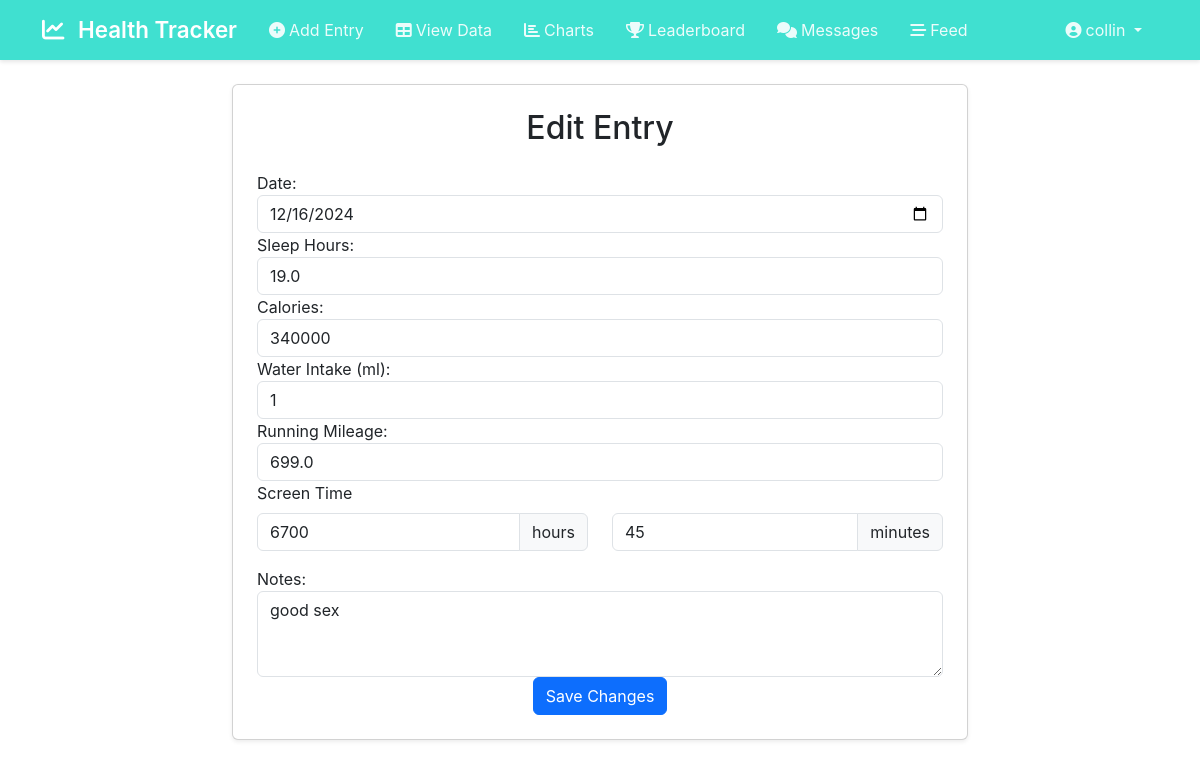
Page /edit/1 (signed in) on the committed database.
### website/models.py (models this page shows)
class User(db.Model, UserMixin):
    id = db.Column(db.Integer, primary_key=True)
    email = db.Column(db.String(150), unique=True)
    password = db.Column(db.String(150))
    username = db.Column(db.String(150), unique=True)
    entries = db.relationship('Entry', backref='user', lazy=True)
    messages = db.relationship('Message', backref='author', lazy=True)
    posts = db.relationship('Post', backref='author', lazy=True)
    comments = db.relationship('Comment', backref='author', lazy=True)
    likes = db.relationship('Like', backref='user', lazy=True)

class Entry(db.Model):
    id = db.Column(db.Integer, primary_key=True)
    date = db.Column(db.Date, default=datetime.date.today)
    sleep_hours = db.Column(db.Float, default=0)
    calories = db.Column(db.Integer, default=0)
    water_intake = db.Column(db.Integer, default=0)
    running_mileage = db.Column(db.Float, default=0)
    screen_time = db.Column(db.Float, default=0)  # Hours of screen time
    notes = db.Column(db.Text, nullable=True)
    user_id = db.Column(db.Integer, db.ForeignKey('user.id'))

### website/views.py (the view, shortened to what this page needs)
@views.route('/edit/<int:entry_id>', methods=['GET', 'POST'])
@login_required
def edit_entry(entry_id):
    entry = Entry.query.get_or_404(entry_id)
    return render_template('edit_entry.html', entry=entry, user=current_user)

### website/templates/edit_entry.html
{% extends "base.html" %}
{% block content %}
{% if user.is_authenticated %}
<div class="container mt-4">
    <div class="row justify-content-center">
        <div class="col-md-8">
            <div class="card p-4 shadow-sm">
                <h2 class="mb-4 text-center typewriter">Edit Entry</h2>
                <form method="POST">
                    <div class="form-group">
                        <label for="date">Date:</label>
                        <input type="date" class="form-control" id="date" name="date" value="{{ entry.date }}" required>
                    </div>
                    <div class="form-group">
                        <label for="sleep_hours">Sleep Hours:</label>
                        <input type="number" step="0.1" class="form-control" id="sleep_hours" name="sleep_hours" value="{{ entry.sleep_hours }}" required>
                    </div>
                    <div class="form-group">
                        <label for="calories">Calories:</label>
                        <input type="number" class="form-control" id="calories" name="calories" value="{{ entry.calories }}" required>
                    </div>
                    <div class="form-group">
                        <label for="hydration">Water Intake (ml):</label>
                        <input type="number" step="1" class="form-control" id="hydration" name="hydration" value="{{ entry.water_intake }}" required>
                    </div>
                    <div class="form-group">
                        <label for="running_mileage">Running Mileage:</label>
                        <input type="number" step="0.1" class="form-control" id="running_mileage" name="running_mileage" value="{{ entry.running_mileage }}" required>
                    </div>
                    <div class="mb-3">
                        <label for="screen_time" class="form-label">Screen Time</label>
                        <div class="row">
                            <div class="col-6">
                                <div class="input-group">
                                    <input type="number" class="form-control" id="screen_time_hours" name="screen_time_hours"
                                           min="0" value="{{ entry.screen_time|int }}" required>
                                    <span class="input-group-text">hours</span>
                                </div>
                            </div>
                            <div class="col-6">
                                <div class="input-group">
                                    <input type="number" class="form-control" id="screen_time_minutes" name="screen_time_minutes"
                                           min="0" max="59" value="{{ ((entry.screen_time % 1) * 60)|int }}" required>
                                    <span class="input-group-text">minutes</span>
                                </div>
                            </div>
                        </div>
                    </div>
                    <div class="form-group">
                        <label for="notes">Notes:</label>
                        <textarea class="form-control" id="notes" name="notes" rows="3">{{ entry.notes }}</textarea>
                    </div>
                    <div class="text-center">
                        <button type="submit" class="btn btn-primary">Save Changes</button>
                    </div>
                </form>
            </div>
        </div>
    </div>
</div>
{% else %}
    <p>Please log in.</p>
{% endif %}
{% endblock %}

### website/templates/base.html (shortened to what this page needs)
<!DOCTYPE html>
<html>
<head>
    <link href="https://cdn.jsdelivr.net/npm/bootstrap@5.3.0/dist/css/bootstrap.min.css" rel="stylesheet">
    <link rel="stylesheet" href="https://cdnjs.cloudflare.com/ajax/libs/font-awesome/6.0.0/css/all.min.css">
    <link rel="stylesheet" href="{{ url_for('static', filename='styles.css') }}">
</head>
<body>
    <nav class="navbar navbar-expand-lg navbar-dark sticky-top">
        <div class="container">
            <a class="navbar-brand" href="/">
                <i class="fas fa-chart-line me-2"></i>
                Health Tracker
            </a>
            <div class="collapse navbar-collapse" id="navbarNav">
                <ul class="navbar-nav me-auto">
                    {% if user.is_authenticated %}
                    <li class="nav-item">
                        <a class="nav-link" href="/add_entry">
                            <i class="fas fa-plus-circle me-1"></i>Add Entry
                        </a>
                    </li>
                    <li class="nav-item">
                        <a class="nav-link" href="/view_data">
                            <i class="fas fa-table me-1"></i>View Data
                        </a>
                    </li>
                    <li class="nav-item">
                        <a class="nav-link" href="/view_charts">
                            <i class="fas fa-chart-bar me-1"></i>Charts
                        </a>
                    </li>
                    <li class="nav-item">
                        <a class="nav-link" href="{{ url_for('auth.leaderboard') }}">
                            <i class="fas fa-trophy me-1"></i>Leaderboard
                        </a>
                    </li>
                    <li class="nav-item">
                        <a class="nav-link" href="/message_board">
                            <i class="fas fa-comments me-1"></i>Messages
                        </a>
                    </li>
                    <li class="nav-item">
                        <a class="nav-link" href="/posts">
                            <i class="fas fa-stream me-1"></i>Feed
                        </a>
                    </li>
                    {% endif %}
                </ul>
                <ul class="navbar-nav">
                    {% if user.is_authenticated %}
                    <li class="nav-item dropdown">
                        <a class="nav-link dropdown-toggle" href="#" id="navbarDropdown" role="button" data-bs-toggle="dropdown" aria-expanded="false">
                            <i class="fas fa-user-circle me-1"></i>{{ user.username }}
                        </a>
                    </li>
                    {% endif %}
                </ul>
            </div>
        </div>
    </nav>
    {% block content %}
    {% endblock %}
</body>
</html>

### website/static/styles.css (style rules this page uses)
body { font-family: 'Inter', -apple-system, BlinkMacSystemFont, 'Segoe UI', Roboto, Oxygen, Ubuntu, Cantarell, sans-serif; color: #444; background-color: #f9f9f9; }
.typewriter { position: relative; width: 100%; overflow: hidden; }
h2.typewriter::after { content: ''; position: absolute; right: 0; top: 0; height: 100%; width: 100%; background: white; border-left: 2px solid #666; animation: typing 0.5s steps(30) forwards; }

### website/templates/base.html (style rules this page uses)
:root { --primary-color: #40E0D0; --primary-hover: #3BC7B9; --text-light: rgba(255,255,255,0.9); --text-dark: #333; --bg-light: #ffffff; --bg-dark: #1a1a1a; --card-bg-light: #ffffff; --card-bg-dark: #2d2d2d; }
body { background-color: var(--bg-light); transition: background-color 0.3s; }
.navbar { background-color: var(--primary-color); box-shadow: 0 2px 4px rgba(0,0,0,0.1); }
.navbar-brand { color: white !important; font-weight: 600; font-size: 1.4rem; }
.nav-link { color: rgba(255,255,255,0.9) !important; transition: all 0.2s ease; padding: 0.5rem 1rem !important; border-radius: 0.5rem; }

### rows in the picture
User: username "collin"
Entry: date "12/16/2024", sleep_hours "19.0", calories "340000", hydration "1", running_mileage "699.0", screen_time_hours "6700", screen_time_minutes "45", notes "good sex"
